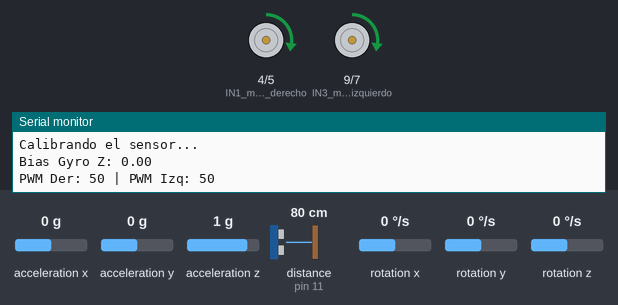
This sketch was run on a simulated Arduino Uno, built with avr-gcc and run on an emulated ATmega328P. Shown: motor-driver pin pairs drawn as motors (green arrow = first pin HIGH = forward, orange = second pin HIGH = backward, longer = more drive, scaled by the enable pin), the last lines printed to the serial monitor. Inputs (shaded band) come from the test bench; at power-on: distance to the obstacle (sensor on pin 11) 80 cm, rotation z 0 °/s, acceleration x 0 g, acceleration y 0 g, acceleration z 1 g, rotation x 0 °/s, rotation y 0 °/s. The echo pulse lasts 58.3 µs per cm.

Above: at 5.6 s.
5.7 s: distance to the obstacle (sensor on pin 11) set to 2 cm
At 12.8 s:
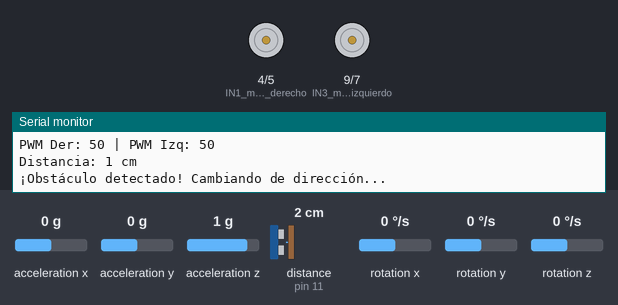
12.9 s: rotation z set to -192 °/s
At 15.4 s:
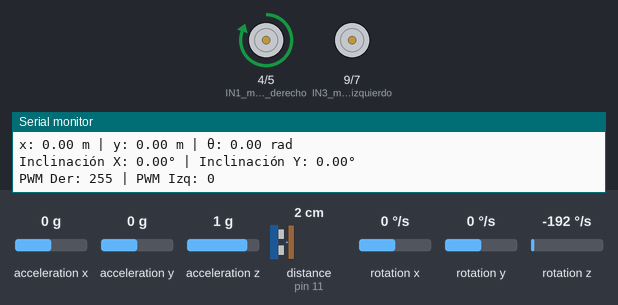
28.4 s: distance to the obstacle (sensor on pin 11) set to 4 cm
At 30.7 s:
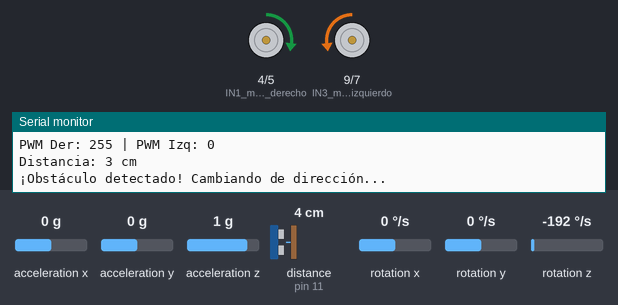
Timing chart, 0 to 33.9 s (numbered marks = the images above; inputs shaded):
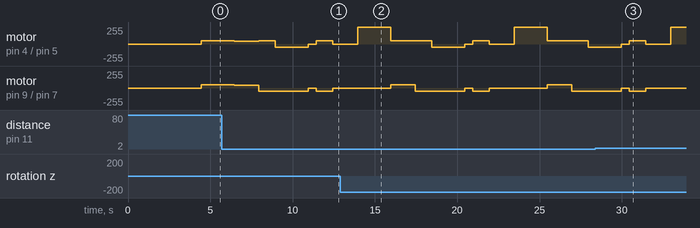

The sketch:

MPUyHC.ino
```cpp
#include <Wire.h>
#include <MPU9250_asukiaaa.h>

MPU9250_asukiaaa mpu;

float gyroBiasZ = 0;
float x = 0, y = 0, theta = 0;
unsigned long lastUpdateTime = 0;

const int N = 500;
const float L = 0.12;
const float K_vel = 0.0005;

void setup() {
  Serial.begin(115200);
  Wire.begin();

  pinMode(4, OUTPUT); // IN1 motor derecho
  pinMode(5, OUTPUT); // IN2 motor derecho
  pinMode(6, OUTPUT); // ENA

  pinMode(9, OUTPUT); // IN3 motor izquierdo
  pinMode(7, OUTPUT); // IN4 motor izquierdo
  pinMode(3, OUTPUT); // ENB

  pinMode(10, OUTPUT); // Trigger ultrasonido
  pinMode(11, INPUT);  // Echo ultrasonido

  mpu.setWire(&Wire);
  mpu.beginAccel();
  mpu.beginGyro();
  delay(1000);

  Serial.println("Calibrando el sensor...");
  for (int i = 0; i < N; i++) {
    mpu.gyroUpdate();
    gyroBiasZ += mpu.gyroZ();
    delay(5);
  }
  gyroBiasZ /= N;
  Serial.print("Bias Gyro Z: ");
  Serial.println(gyroBiasZ);

  lastUpdateTime = millis();
}

void loop() {
  moverRectoCorrigiendo(50); // movimiento con corrección (más lento)
  delay(2000);

  moverRectoSimple(40); // movimiento sin corrección (más lento)
  delay(1500);
  detener();

  girarDerecha(50); // giro (más lento)
  delay(1000);
  detener();

  retroceder(40); // retroceso (más lento)
  delay(2000);
  detener();

  // Medir distancia
  long distancia = medirDistancia();
  Serial.print("Distancia: ");
  Serial.print(distancia);
  Serial.println(" cm");

  if (distancia < 20) {
    Serial.println("¡Obstáculo detectado! Cambiando de dirección...");
    detener();
    delay(500);
    girarDerecha(50); // también más lento aquí
    delay(1000);
    detener();
    delay(500);
  }

  // Mostrar posición
  Serial.print("x: "); Serial.print(x, 2);
  Serial.print(" m | y: "); Serial.print(y, 2);
  Serial.print(" m | θ: "); Serial.print(theta, 2);
  Serial.println(" rad");

  // --- Medir inclinación ---
  mpu.accelUpdate();
  float inclinacionX = atan2(mpu.accelY(), mpu.accelZ()) * 180 / PI;
  float inclinacionY = atan2(mpu.accelX(), mpu.accelZ()) * 180 / PI;

  Serial.print("Inclinación X: ");
  Serial.print(inclinacionX);
  Serial.print("° | Inclinación Y: ");
  Serial.print(inclinacionY);
  Serial.println("°");

  delay(1000);
}

void moverRectoCorrigiendo(int velocidadPWM) {
  mpu.gyroUpdate();
  float gyroZ = mpu.gyroZ() - gyroBiasZ;

  unsigned long currentTime = millis();
  float dt = (currentTime - lastUpdateTime) / 1000.0;
  lastUpdateTime = currentTime;

  theta += gyroZ * dt;

  float vL = velocidadPWM * K_vel;
  float vR = velocidadPWM * K_vel;
  float v = (vR + vL) / 2;

  float Kp = 1.0;
  int ajuste = Kp * theta;

  int pwmDer = constrain(velocidadPWM - ajuste, 0, 255);
  int pwmIzq = constrain(velocidadPWM + ajuste, 0, 255);

  analogWrite(6, pwmDer);
  analogWrite(3, pwmIzq);

  digitalWrite(4, HIGH); digitalWrite(5, LOW);
  digitalWrite(9, HIGH); digitalWrite(7, LOW);

  x += v * cos(theta) * dt;
  y += v * sin(theta) * dt;

  Serial.print("PWM Der: ");
  Serial.print(pwmDer);
  Serial.print(" | PWM Izq: ");
  Serial.println(pwmIzq);
}

void moverRectoSimple(int velocidadPWM) {
  digitalWrite(4, HIGH); digitalWrite(5, LOW);
  digitalWrite(9, HIGH); digitalWrite(7, LOW);
  analogWrite(6, velocidadPWM);
  analogWrite(3, velocidadPWM);
}

void retroceder(int velocidad) {
  digitalWrite(4, LOW); digitalWrite(5, HIGH);
  digitalWrite(9, LOW); digitalWrite(7, HIGH);
  analogWrite(6, velocidad);
  analogWrite(3, velocidad);
}

void girarDerecha(int velocidad) {
  digitalWrite(4, HIGH); digitalWrite(5, LOW);
  digitalWrite(9, LOW); digitalWrite(7, HIGH);
  analogWrite(6, velocidad);
  analogWrite(3, velocidad);
}

void detener() {
  analogWrite(6, 0);
  analogWrite(3, 0);
}

long medirDistancia() {
  digitalWrite(10, LOW);
  delayMicroseconds(2);
  digitalWrite(10, HIGH);
  delayMicroseconds(10);
  digitalWrite(10, LOW);
  long duracion = pulseIn(11, HIGH);
  return (duracion / 2) / 29.1;
}
```
